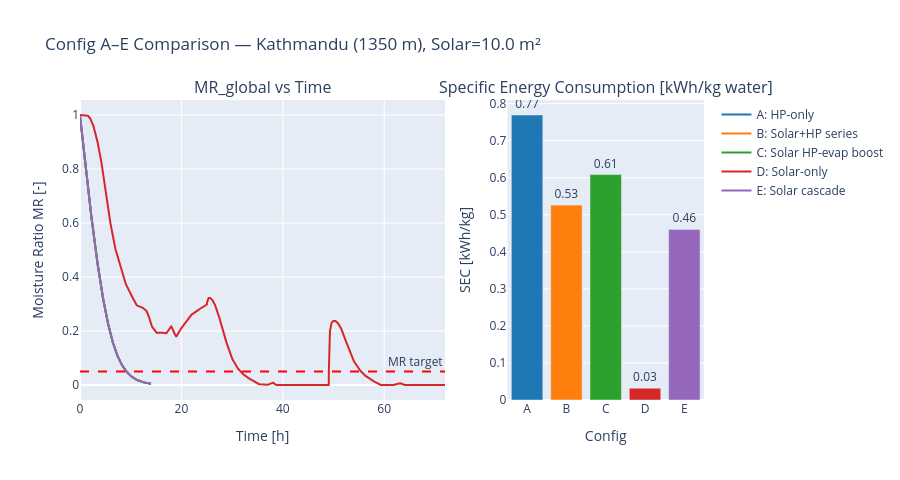

Notebook code for this chart:
### Code cell
# ── Cell 8: Mode A–E Comparison ─────────────────────────────────────────────
# Change COMPARE_CONFIGS list to include whichever modes you want
COMPARE_CONFIGS = ['A', 'B', 'C', 'D', 'E']
COMPARE_SOLAR   = 10.0   # m² — used for B, C, D, E

results_all = {}
for ltr in COMPARE_CONFIGS:
    try:
        cfg_i  = _makers[ltr]()
        res_i  = run_solar_hp_dryer_simulation(cfg_i)
        df_i   = res_i.df.copy()
        df_i['time_h'] = df_i['time_s'] / 3600.0
        results_all[ltr] = df_i
        print(f'Config {ltr}: {res_i.final_message}')
    except Exception as exc:
        print(f'Config {ltr}: FAILED — {exc}')

# ── Subplot: drying curve + SEC bar ─────────────────────────────────────────
fig = make_subplots(
    rows=1, cols=2,
    subplot_titles=('MR_global vs Time', 'Specific Energy Consumption [kWh/kg water]'),
    column_widths=[0.65, 0.35],
)

sec_data = []
for ltr, df_i in results_all.items():
    col = CONFIG_COLORS[ltr]
    fig.add_trace(go.Scatter(
        x=df_i.time_h, y=df_i.MR_global,
        name=CONFIG_LABELS[ltr], line=dict(color=col, width=2),
        hovertemplate=f'Config {ltr}<br>t=%{{x:.2f}} h<br>MR=%{{y:.4f}}<extra></extra>',
    ), row=1, col=1)

    if 'SEC_elec_kWh_per_kg' in df_i.columns:
        sec_final = df_i['SEC_elec_kWh_per_kg'].dropna()
        sec_val   = sec_final.iloc[-1] if len(sec_final) else np.nan
        sec_data.append((ltr, sec_val, col))

# SEC bar chart
if sec_data:
    ltrs, vals, cols = zip(*sec_data)
    fig.add_trace(go.Bar(
        x=list(ltrs), y=list(vals),
        marker_color=list(cols),
        text=[f'{v:.2f}' for v in vals], textposition='outside',
        name='SEC', showlegend=False,
        hovertemplate='Config %{x}<br>SEC=%{y:.2f} kWh/kg<extra></extra>',
    ), row=1, col=2)

# Target MR line
fig.add_hline(y=0.05, line_dash='dash', line_color='red',
              annotation_text='MR target', row=1, col=1)

fig.update_xaxes(title_text='Time [h]', row=1, col=1)
fig.update_xaxes(title_text='Config', row=1, col=2)
fig.update_yaxes(title_text='Moisture Ratio MR [-]', row=1, col=1)
fig.update_yaxes(title_text='SEC [kWh/kg]', row=1, col=2)
fig.update_layout(
    title=f'Config A–E Comparison — {LOCATION.title()} ({ELEV_M} m), Solar={COMPARE_SOLAR} m²',
    height=480,
)
fig.show()

### Figure 1 — Plotly figure (JSON) as saved in the notebook; plotly's stock layout.template omitted (floating-point values rounded to 4 significant figures; data arrays with more than 128 entries replaced by an {"elided": "..."} marker saying what was removed)
{"data": [{"hovertemplate": "Config A<br>t=%{x:.2f} h<br>MR=%{y:.4f}<extra></extra>", "line": {"color": "#1f77b4", "width": 2}, "name": "A: HP-only", "type": "scatter", "x": {"elided": "841 float values"}, "xaxis": "x", "y": {"elided": "841 float values"}, "yaxis": "y"}, {"hovertemplate": "Config B<br>t=%{x:.2f} h<br>MR=%{y:.4f}<extra></extra>", "line": {"color": "#ff7f0e", "width": 2}, "name": "B: Solar+HP series", "type": "scatter", "x": {"elided": "841 float values"}, "xaxis": "x", "y": {"elided": "841 float values"}, "yaxis": "y"}, {"hovertemplate": "Config C<br>t=%{x:.2f} h<br>MR=%{y:.4f}<extra></extra>", "line": {"color": "#2ca02c", "width": 2}, "name": "C: Solar HP-evap boost", "type": "scatter", "x": {"elided": "841 float values"}, "xaxis": "x", "y": {"elided": "841 float values"}, "yaxis": "y"}, {"hovertemplate": "Config D<br>t=%{x:.2f} h<br>MR=%{y:.4f}<extra></extra>", "line": {"color": "#d62728", "width": 2}, "name": "D: Solar-only", "type": "scatter", "x": {"elided": "4321 float values"}, "xaxis": "x", "y": {"elided": "4321 float values"}, "yaxis": "y"}, {"hovertemplate": "Config E<br>t=%{x:.2f} h<br>MR=%{y:.4f}<extra></extra>", "line": {"color": "#9467bd", "width": 2}, "name": "E: Solar cascade", "type": "scatter", "x": {"elided": "841 float values"}, "xaxis": "x", "y": {"elided": "841 float values"}, "yaxis": "y"}, {"hovertemplate": "Config %{x}<br>SEC=%{y:.2f} kWh/kg<extra></extra>", "marker": {"color": ["#1f77b4", "#ff7f0e", "#2ca02c", "#d62728", "#9467bd"]}, "name": "SEC", "showlegend": false, "text": ["0.77", "0.53", "0.61", "0.03", "0.46"], "textposition": "outside", "type": "bar", "x": ["A", "B", "C", "D", "E"], "xaxis": "x2", "y": [0.7692, 0.526, 0.6084, 0.03198, 0.4605], "yaxis": "y2"}], "layout": {"annotations": [{"font": {"size": 16}, "showarrow": false, "text": "MR_global vs Time", "x": 0.2925, "xanchor": "center", "xref": "paper", "y": 1, "yanchor": "bottom", "yref": "paper"}, {"font": {"size": 16}, "showarrow": false, "text": "Specific Energy Consumption [kWh/kg water]", "x": 0.8425, "xanchor": "center", "xref": "paper", "y": 1, "yanchor": "bottom", "yref": "paper"}, {"showarrow": false, "text": "MR target", "x": 1, "xanchor": "right", "xref": "x domain", "y": 0.05, "yanchor": "bottom", "yref": "y"}], "height": 480, "shapes": [{"line": {"color": "red", "dash": "dash"}, "type": "line", "x0": 0, "x1": 1, "xref": "x domain", "y0": 0.05, "y1": 0.05, "yref": "y"}], "title": {"text": "Config A–E Comparison — Kathmandu (1350 m), Solar=10.0 m²"}, "xaxis": {"anchor": "y", "domain": [0, 0.585], "title": {"text": "Time [h]"}}, "xaxis2": {"anchor": "y2", "domain": [0.685, 1], "title": {"text": "Config"}}, "yaxis": {"anchor": "x", "domain": [0, 1], "title": {"text": "Moisture Ratio MR [-]"}}, "yaxis2": {"anchor": "x2", "domain": [0, 1], "title": {"text": "SEC [kWh/kg]"}}}}
